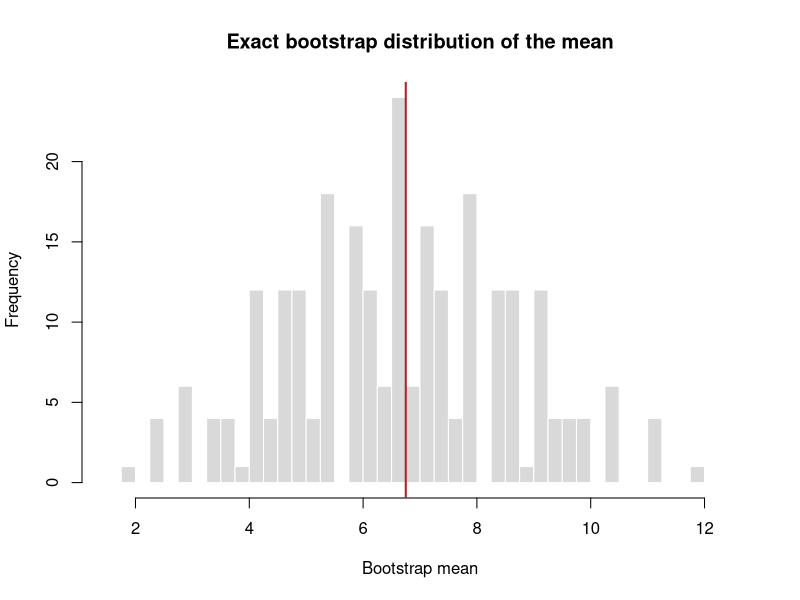
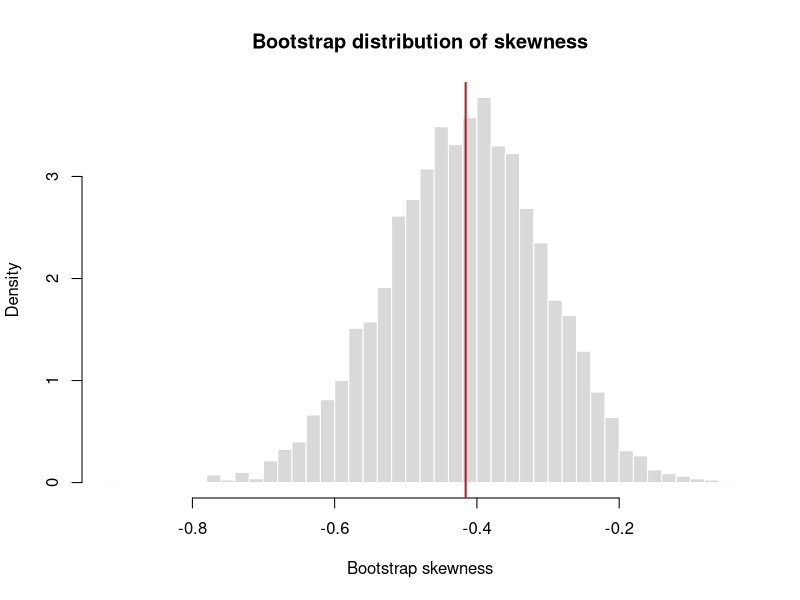

Reproduce these figures in R, in order.
## ---- chunk 1
#| label: setup
set.seed(2026)
options(digits = 5)
## ---- chunk 2
small_sample <- c(2, 4, 9, 12)
indices <- expand.grid(rep(list(seq_along(small_sample)), length(small_sample)))

exact_bootstrap_means <- apply(
  indices,
  1,
  function(index) mean(small_sample[as.integer(index)])
)

c(
  observed_mean = mean(small_sample),
  bootstrap_mean = mean(exact_bootstrap_means),
  bootstrap_standard_error = sd(exact_bootstrap_means)
)
## ---- chunk 3
hist(exact_bootstrap_means, breaks = seq(1.5, 12.5, by = 0.25),
     col = "grey85", border = "white",
     main = "Exact bootstrap distribution of the mean",
     xlab = "Bootstrap mean")
abline(v = mean(small_sample), col = "firebrick", lwd = 2)
## ---- chunk 4
skewness <- function(x) {
  centered <- x - mean(x)
  mean(centered^3) / mean(centered^2)^(3 / 2)
}

eruptions <- faithful$eruptions
observed_skewness <- skewness(eruptions)

B <- 4000
bootstrap_skewness <- replicate(
  B,
  skewness(sample(eruptions, replace = TRUE))
)

bootstrap_se <- sd(bootstrap_skewness)
bootstrap_bias <- mean(bootstrap_skewness) - observed_skewness
standard_ci <- observed_skewness + qnorm(c(0.025, 0.975)) * bootstrap_se
percentile_ci <- unname(quantile(bootstrap_skewness, c(0.025, 0.975)))

data.frame(
  estimate = observed_skewness,
  bootstrap_bias = bootstrap_bias,
  bootstrap_standard_error = bootstrap_se,
  standard_lower = standard_ci[1],
  standard_upper = standard_ci[2],
  percentile_lower = percentile_ci[1],
  percentile_upper = percentile_ci[2]
)
## ---- chunk 5
hist(bootstrap_skewness, probability = TRUE, breaks = 40,
     col = "grey85", border = "white",
     main = "Bootstrap distribution of skewness",
     xlab = "Bootstrap skewness")
abline(v = observed_skewness, col = "firebrick", lwd = 2)
## ---- chunk 6
variance_data <- c(-1.81, 0.63, 2.22, 2.41, 2.95,
                   4.16, 4.24, 4.53, 5.09)

n_variance <- length(variance_data)
mu_hat <- mean(variance_data)
sigma2_mle <- mean((variance_data - mu_hat)^2)

parametric_variances <- replicate(
  B,
  var(rnorm(n_variance, mean = mu_hat, sd = sqrt(sigma2_mle)))
)

bootstrap_variance_of_s2 <- var(parametric_variances)
normal_theory_plugin <- 2 * sigma2_mle^2 / (n_variance - 1)

data.frame(
  method = c("Parametric bootstrap", "Normal-theory plug-in"),
  estimated_variance_of_sample_variance = c(
    bootstrap_variance_of_s2,
    normal_theory_plugin
  )
)
## ---- chunk 7
larval_counts <- c(19, 32, 29, 13, 8, 12, 16, 20, 14, 17, 22, 18, 23)

lambda_hat <- mean(larval_counts)
observed_variance <- var(larval_counts)
observed_dispersion <- observed_variance / lambda_hat

resampled_variances <- replicate(
  10000,
  var(rpois(length(larval_counts), lambda = lambda_hat))
)

resampled_dispersions <- resampled_variances / lambda_hat

data.frame(
  statistic = c("Sample variance", "Index of dispersion"),
  observed = c(observed_variance, observed_dispersion),
  upper_tail_probability = c(
    mean(resampled_variances >= observed_variance),
    mean(resampled_dispersions >= observed_dispersion)
  )
)
## ---- chunk 8
bootstrap_t_mean <- function(x, B = 4000, level = 0.95) {
  n <- length(x)
  estimate <- mean(x)
  standard_error <- sd(x) / sqrt(n)

  bootstrap_t <- replicate(B, {
    resample <- sample(x, size = n, replace = TRUE)
    resample_se <- sd(resample) / sqrt(n)
    (mean(resample) - estimate) / resample_se
  })

  bootstrap_t <- bootstrap_t[is.finite(bootstrap_t)]
  alpha <- 1 - level
  critical_values <- quantile(
    bootstrap_t,
    probs = c(alpha / 2, 1 - alpha / 2),
    names = FALSE
  )

  c(
    estimate = estimate,
    standard_error = standard_error,
    lower = estimate - critical_values[2] * standard_error,
    upper = estimate - critical_values[1] * standard_error
  )
}

rat_survival <- c(10, 27, 30, 40, 46, 51, 52, 104, 146)
bootstrap_t_mean(rat_survival)
## ---- chunk 9
mean_intervals <- function(x, B = 400, level = 0.95) {
  n <- length(x)
  estimate <- mean(x)
  standard_error <- sd(x) / sqrt(n)
  alpha <- 1 - level

  bootstrap_means <- numeric(B)
  bootstrap_t <- numeric(B)

  for (b in seq_len(B)) {
    resample <- sample(x, size = n, replace = TRUE)
    resample_mean <- mean(resample)
    resample_se <- sd(resample) / sqrt(n)

    bootstrap_means[b] <- resample_mean
    bootstrap_t[b] <- (resample_mean - estimate) / resample_se
  }

  bootstrap_t <- bootstrap_t[is.finite(bootstrap_t)]
  percentile_quantiles <- quantile(
    bootstrap_means,
    probs = c(alpha / 2, 1 - alpha / 2),
    names = FALSE
  )
  t_quantiles <- quantile(
    bootstrap_t,
    probs = c(alpha / 2, 1 - alpha / 2),
    names = FALSE
  )

  student_t <- estimate +
    c(-1, 1) * qt(1 - alpha / 2, df = n - 1) * standard_error
  bootstrap_t_interval <- c(
    estimate - t_quantiles[2] * standard_error,
    estimate - t_quantiles[1] * standard_error
  )

  rbind(
    `Student-t` = student_t,
    `Percentile bootstrap` = percentile_quantiles,
    `Bootstrap-t` = bootstrap_t_interval
  )
}

true_mean <- 1
sample_size <- 20
outer_repetitions <- 300
inner_bootstrap_repetitions <- 400

coverage <- setNames(numeric(3),
                     c("Student-t", "Percentile bootstrap", "Bootstrap-t"))
average_width <- coverage

for (simulation in seq_len(outer_repetitions)) {
  simulated_sample <- rexp(sample_size, rate = 1 / true_mean)
  intervals <- mean_intervals(
    simulated_sample,
    B = inner_bootstrap_repetitions
  )

  coverage <- coverage +
    (intervals[, 1] <= true_mean & true_mean <= intervals[, 2])
  average_width <- average_width + (intervals[, 2] - intervals[, 1])
}

coverage_results <- data.frame(
  method = names(coverage),
  estimated_coverage = unname(coverage / outer_repetitions),
  average_width = unname(average_width / outer_repetitions),
  nominal_coverage = 0.95
)

coverage_results
